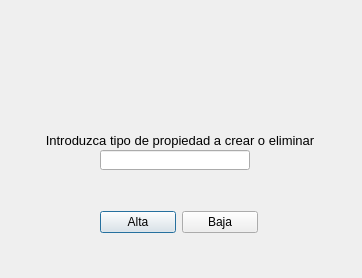
<?xml version="1.0" encoding="UTF-8"?>
<ui version="4.0">
 <class>dlgGestipoprop</class>
 <widget class="QDialog" name="dlgGestipoprop">
  <property name="geometry">
   <rect>
    <x>0</x>
    <y>0</y>
    <width>362</width>
    <height>278</height>
   </rect>
  </property>
  <property name="windowTitle">
   <string>Gestión - Tipo Propiedades</string>
  </property>
  <widget class="QFrame" name="frame">
   <property name="geometry">
    <rect>
     <x>0</x>
     <y>0</y>
     <width>359</width>
     <height>181</height>
    </rect>
   </property>
   <widget class="QLineEdit" name="txtGestipoprop">
    <property name="geometry">
     <rect>
      <x>100</x>
      <y>150</y>
      <width>150</width>
      <height>20</height>
     </rect>
    </property>
    <property name="sizePolicy">
     <sizepolicy hsizetype="Fixed" vsizetype="Fixed">
      <horstretch>0</horstretch>
      <verstretch>0</verstretch>
     </sizepolicy>
    </property>
    <property name="minimumSize">
     <size>
      <width>150</width>
      <height>20</height>
     </size>
    </property>
    <property name="maximumSize">
     <size>
      <width>20</width>
      <height>16777215</height>
     </size>
    </property>
    <property name="font">
     <font>
      <stylestrategy>PreferDefault</stylestrategy>
     </font>
    </property>
    <property name="layoutDirection">
     <enum>Qt::LeftToRight</enum>
    </property>
    <property name="alignment">
     <set>Qt::AlignLeading|Qt::AlignLeft|Qt::AlignVCenter</set>
    </property>
   </widget>
   <widget class="QLabel" name="lblGestipoprop">
    <property name="geometry">
     <rect>
      <x>30</x>
      <y>130</y>
      <width>300</width>
      <height>20</height>
     </rect>
    </property>
    <property name="minimumSize">
     <size>
      <width>300</width>
      <height>20</height>
     </size>
    </property>
    <property name="maximumSize">
     <size>
      <width>300</width>
      <height>20</height>
     </size>
    </property>
    <property name="font">
     <font>
      <pointsize>10</pointsize>
     </font>
    </property>
    <property name="text">
     <string>Introduzca tipo de propiedad a crear o eliminar</string>
    </property>
    <property name="alignment">
     <set>Qt::AlignCenter</set>
    </property>
   </widget>
   <widget class="QLabel" name="label">
    <property name="geometry">
     <rect>
      <x>110</x>
      <y>10</y>
      <width>131</width>
      <height>121</height>
     </rect>
    </property>
    <property name="text">
     <string/>
    </property>
    <property name="pixmap">
     <pixmap>../img/gestipopro.ico</pixmap>
    </property>
   </widget>
  </widget>
  <widget class="QWidget" name="layoutWidget">
   <property name="geometry">
    <rect>
     <x>100</x>
     <y>210</y>
     <width>158</width>
     <height>25</height>
    </rect>
   </property>
   <layout class="QHBoxLayout" name="horizontalLayout">
    <item>
     <widget class="QPushButton" name="btnAltatipoprop">
      <property name="text">
       <string>Alta</string>
      </property>
     </widget>
    </item>
    <item>
     <widget class="QPushButton" name="btnDeltipoprop">
      <property name="text">
       <string>Baja</string>
      </property>
     </widget>
    </item>
   </layout>
  </widget>
 </widget>
 <resources/>
 <connections/>
</ui>
